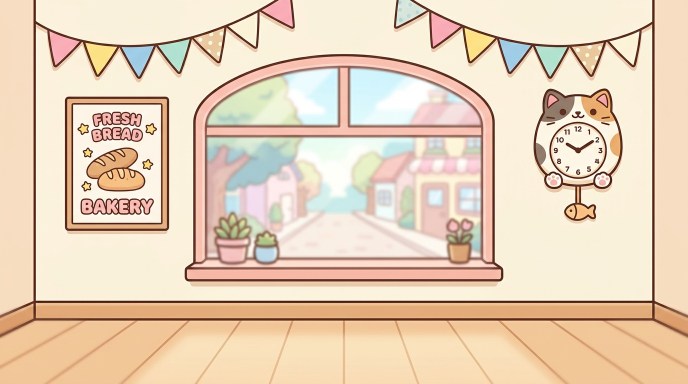
#> input picture scratch/topped_input/Bakery_lobby_back_wall.jpeg, 1376 x 768 px, found by its file name (shown at 1/2 size)
$ python process_full_background.py
#> lines starting #> are read from the running program, lines starting #| are printed output that depends on the picture
from PIL import Image, ImageFilter
import os

input_path = r"scratch\topped_input\Bakery_lobby_back_wall.jpeg"
output_dir = r"public\assets\backgrounds"
brain_dir = r"C:\Users\Jonatan Agustín\.gemini\antigravity\brain\fa180234-e6eb-4c98-97ce-4ce2d3743b2b"

def main():
    if not os.path.exists(input_path):
        print(f"ERROR: No se encontró el archivo {input_path}")
        return

    img = Image.open(input_path)
#> img is the input picture: PIL image 1376x768 RGB; mean R, G, B 230.8, 208.9, 184.9

    # 1. Redimensionar exactamente a 1024x576 (resolución de pantalla completa)
    target_width = 1024
    target_height = 576
    resized_img = img.resize((target_width, target_height), Image.LANCZOS)
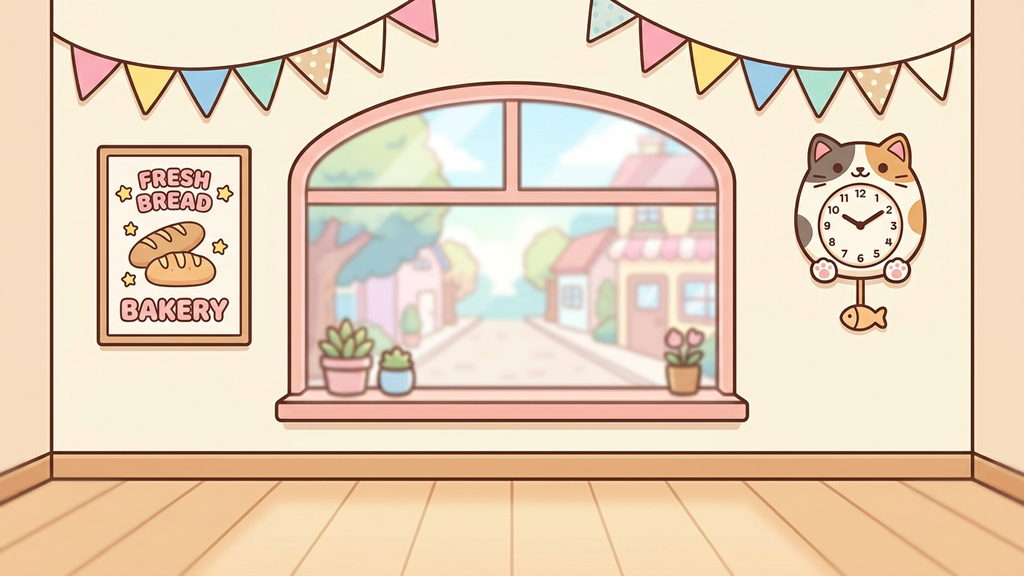
#> resized_img: PIL image 1024x576 RGB; mean R, G, B 230.8, 208.9, 184.9

    # 2. Aplicar efecto Gaussian Blur (radio = 4)
    blurred_img = resized_img.filter(ImageFilter.GaussianBlur(radius=4))
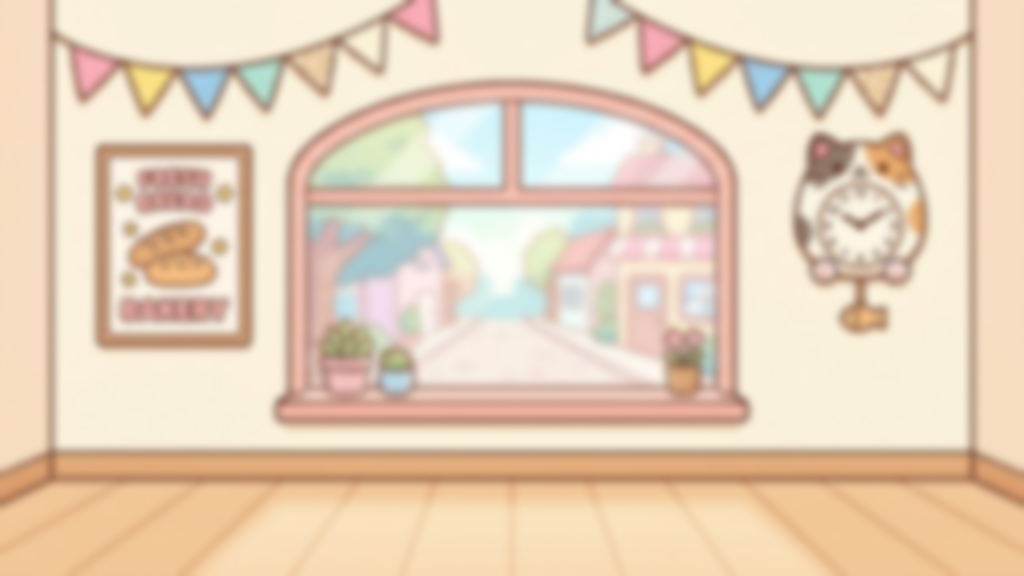
#> blurred_img: PIL image 1024x576 RGB; mean R, G, B 230.8, 208.9, 184.9

    # 3. Guardar en el proyecto (sobrescribiendo la recortada anterior)
    os.makedirs(output_dir, exist_ok=True)
    out_path = os.path.join(output_dir, "bakery_background_top.png")
    blurred_img.save(out_path, "PNG")
    print(f"Imagen completa de fondo con blur guardada en: {out_path}")

    # Guardar en brain para vista previa
    preview_path = os.path.join(brain_dir, "bakery_background_full_blurred.png")
    blurred_img.save(preview_path, "PNG")
    print(f"Copia en brain guardada en: {preview_path}")

if __name__ == "__main__":
    main()

$ run again, with scratch/topped_input/Bakery_work_table_2D.jpeg copied over scratch/topped_input/Bakery_lobby_back_wall.jpeg
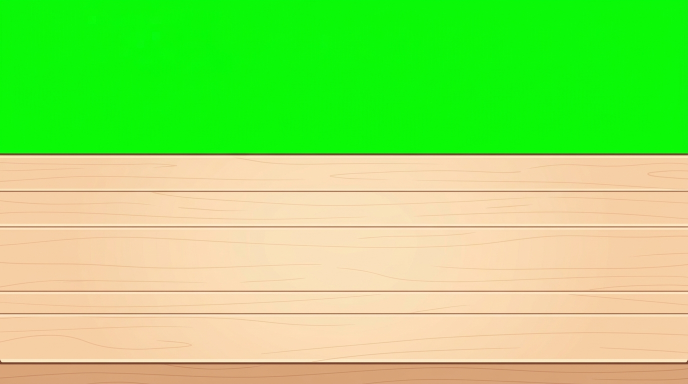
#> input picture scratch/topped_input/Bakery_work_table_2D.jpeg, 1376 x 768 px, found by its file name (shown at 1/2 size)
#> in main, img is the input picture: PIL image 1376x768 RGB; mean R, G, B 148.9, 223.1, 102.4
#> in main, `resized_img = img.resize((target_width, target_height), Image.LANCZOS)`:
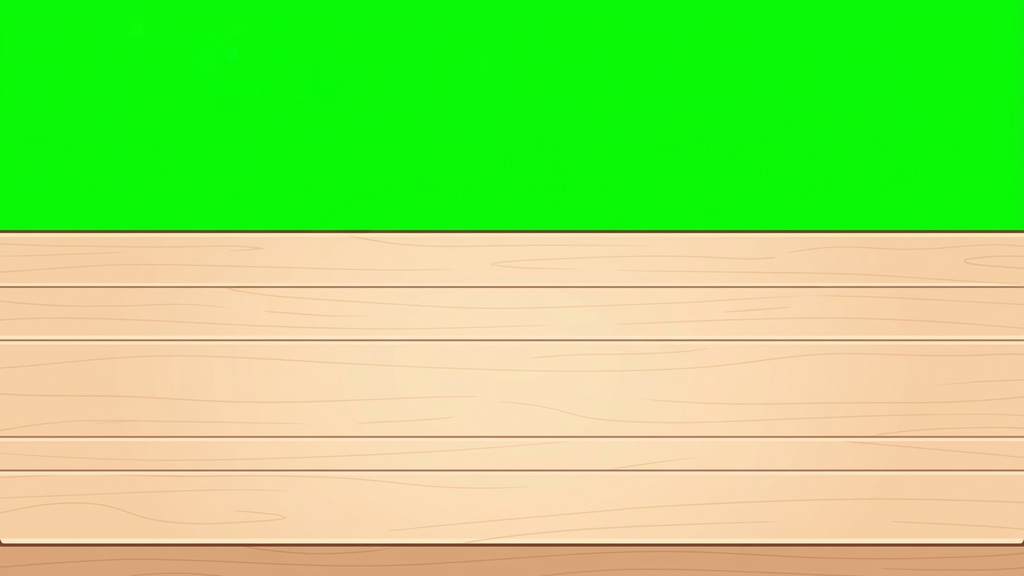
#> resized_img: PIL image 1024x576 RGB; mean R, G, B 148.9, 223.1, 102.4
#> in main, `blurred_img = resized_img.filter(ImageFilter.GaussianBlur(radius=4))`:
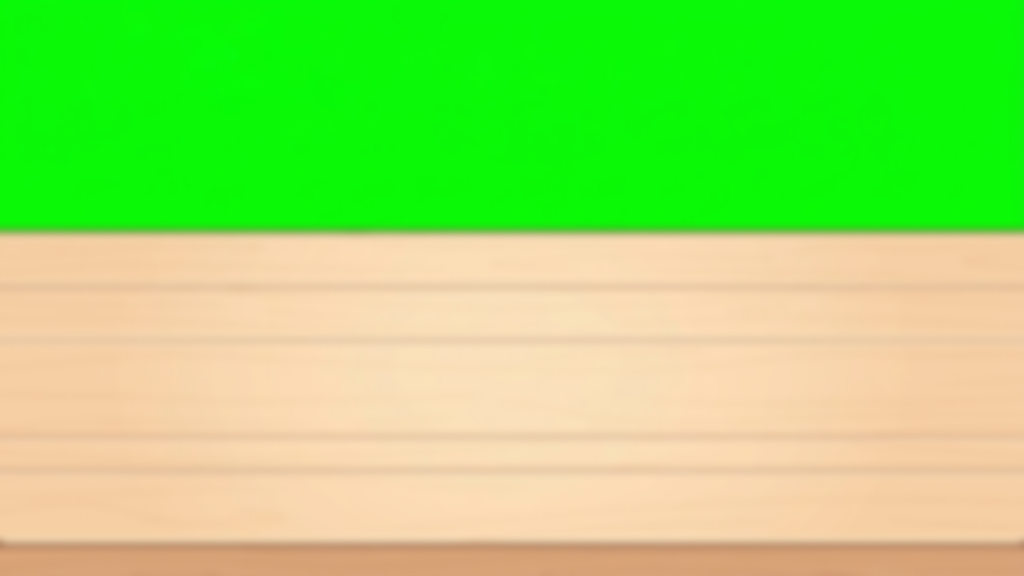
#> blurred_img: PIL image 1024x576 RGB; mean R, G, B 148.9, 223.1, 102.4
